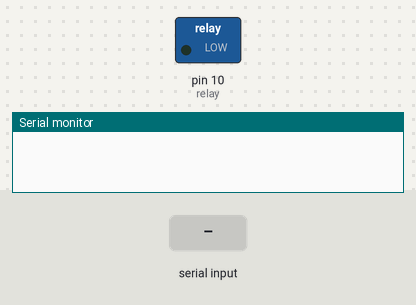
A sketch run on a simulated Arduino Uno, built with avr-gcc and run on an emulated ATmega328P. Shown: switched loads named in the sketch (green lamp = pin HIGH), the last lines printed to the serial monitor. Inputs (shaded band) come from the test bench.

Above: at 1.2 s.
1.3 s: "0" received over the second serial link
At 1.6 s:
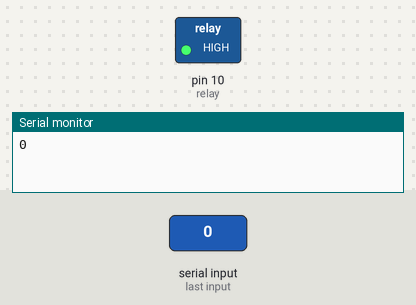
Timing chart, 0 to 4.3 s (numbered marks = the images above; inputs shaded):
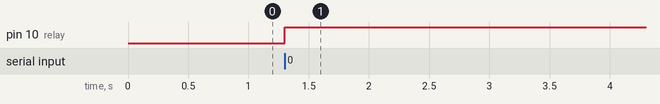

Measured:
- after the input at 1.3 s, pin 10 (relay): LOW → HIGH at once

The sketch:

Hotfood_Tv.ino
```cpp
#include <SoftwareSerial.h>
SoftwareSerial bluetooth(2, 3);
int relay=10;
boolean toggle=0;
void setup()
{
  bluetooth.begin(9600);
  Serial.begin(9600);
  pinMode(relay,OUTPUT);
}
void loop()
{
  if(bluetooth.read()=='1'){

  Serial.println("1");
  digitalWrite(relay,LOW);

  }
  else if(bluetooth.read()=='0'){
    Serial.println("0");
  digitalWrite(relay,HIGH);

  }

}
```
